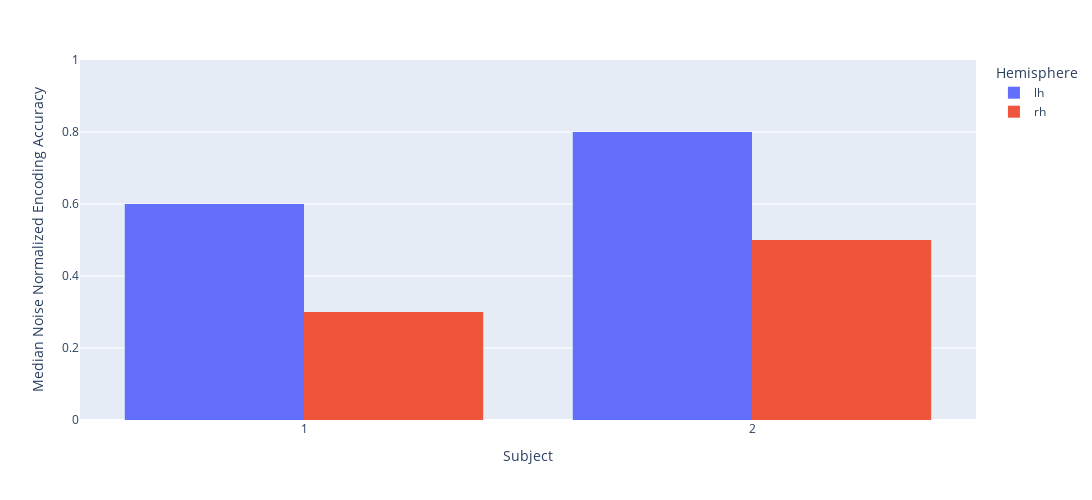

Notebook source saved alongside this figure:
### Code cell
fig.show()

### Figure 1 — Plotly figure (JSON) as saved in the notebook; plotly's stock layout.template omitted (floating-point values rounded to 4 significant figures)
{"data": [{"alignmentgroup": "True", "bingroup": "x", "histfunc": "sum", "hovertemplate": "Hemisphere=lh<br>Subject=%{x}<br>sum of Median Noise Normalized Encoding Accuracy=%{y}<extra></extra>", "legendgroup": "lh", "marker": {"color": "#636efa", "pattern": {"shape": ""}}, "name": "lh", "offsetgroup": "lh", "orientation": "v", "showlegend": true, "type": "histogram", "x": [1, 2], "xaxis": "x", "y": [0.6, 0.8], "yaxis": "y"}, {"alignmentgroup": "True", "bingroup": "x", "histfunc": "sum", "hovertemplate": "Hemisphere=rh<br>Subject=%{x}<br>sum of Median Noise Normalized Encoding Accuracy=%{y}<extra></extra>", "legendgroup": "rh", "marker": {"color": "#EF553B", "pattern": {"shape": ""}}, "name": "rh", "offsetgroup": "rh", "orientation": "v", "showlegend": true, "type": "histogram", "x": [1, 2], "xaxis": "x", "y": [0.3, 0.5], "yaxis": "y"}], "layout": {"barmode": "group", "height": 500, "legend": {"title": {"text": "Hemisphere"}, "tracegroupgap": 0}, "margin": {"t": 60}, "width": 1500, "xaxis": {"anchor": "y", "domain": [0, 1], "title": {"text": "Subject"}}, "yaxis": {"anchor": "x", "domain": [0, 1], "range": [0, 1], "title": {"text": "Median Noise Normalized Encoding Accuracy"}}}}
